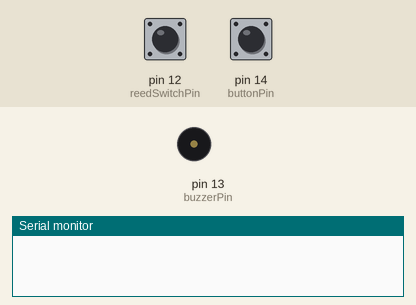
Recording of a sketch running on a simulated Arduino Uno, built with avr-gcc and run on an emulated ATmega328P. Shown: buzzer (waves = sounding), the last lines printed to the serial monitor. The test bench sets the inputs (shaded band); at power-on: pin 14 (buttonPin) HIGH, pin 12 (reedSwitchPin) HIGH.

Above: at 1.2 s.
1.3 s: pin 14 (buttonPin) pulled LOW for 0.15 s
At 1.65 s:
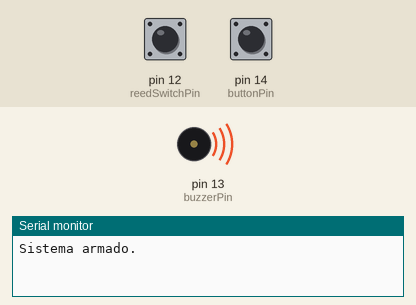
4.4 s: pin 12 (reedSwitchPin) pulled LOW for 3.2 s
Timing chart, 0 to 15.1 s (numbered marks = the images above; inputs shaded):
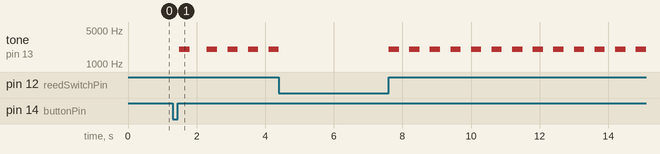

The sketch:

AlarmeJanela.ino
```cpp
const int buttonPin = 14;
const int reedSwitchPin = 12;
const int buzzerPin = 13;

bool alarmOn = false;  // Apenas uma variável para o estado do sistema

void setup() {
  pinMode(buttonPin, INPUT_PULLUP);  // Botão com pull-up
  pinMode(reedSwitchPin, INPUT_PULLUP);  // Reed Switch com pull-up
  pinMode(buzzerPin, OUTPUT);  // Buzzer como saída

  Serial.begin(115200);
}

void loop() {
  // Verifica se o botão foi pressionado
  if (digitalRead(buttonPin) == LOW) {
    delay(200);  // Debounce
    alarmOn = true;  // Alterna o estado do sistema
    if (alarmOn) {
      Serial.println("Sistema armado.");
      alarmeLigando();
    } else {
      Serial.println("Sistema desarmado.");
      alarmeDesligando();
    }
    delay(500);  // Evita múltiplas leituras por um único clique
  }

  // Se o sistema estiver armado, verificar o sensor magnético
  if (alarmOn && digitalRead(reedSwitchPin) == HIGH) {
    Serial.println("Intrusão detectada! Alarme ativado.");
    alarmeTocando();
  } else {
    noTone(buzzerPin);  // Desativa o buzzer se não houver intrusão
  }
}

void alarmeTocando() {
  tone(buzzerPin, 2000);
  delay(300);
  noTone(buzzerPin);
  delay(300);
}

void alarmeLigando() {
    tone(buzzerPin, 2000);
    delay(300);
    noTone(buzzerPin);
}

void alarmeDesligando() {
    tone(buzzerPin, 2000);
    delay(150);
    noTone(buzzerPin);
    delay(100);
    tone(buzzerPin, 2000);
    delay(150);
    noTone(buzzerPin);
}
```

Measured:
- after the input at 1.3 s, tone on pin 13 (buzzerPin): goes 2000 Hz 0.30 s, silent 0.50 s, 3 × (2000 Hz 0.30 s, silent 0.30 s), then 2000 Hz, starting after 0.20 s
